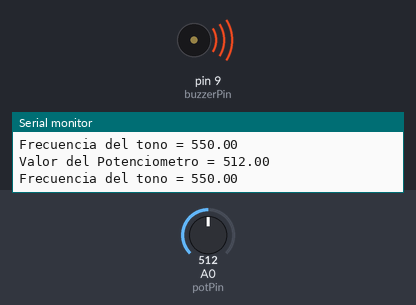
A sketch run on a simulated Arduino Uno, built with avr-gcc and run on an emulated ATmega328P. Shown: buzzer (waves = sounding), the last lines printed to the serial monitor. Inputs (shaded band) come from the test bench; at power-on: A0 (potPin) = 512.

Above: at 1.2 s.
1.3 s: A0 (potPin) set to 109
At 2.0 s:
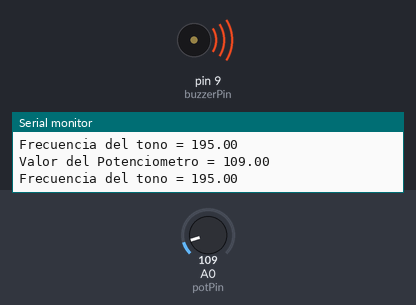
4.3 s: A0 (potPin) set to 95
At 5.1 s:
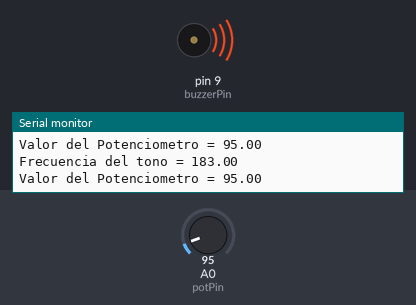
Timing chart, 0 to 7.3 s (numbered marks = the images above; inputs shaded):
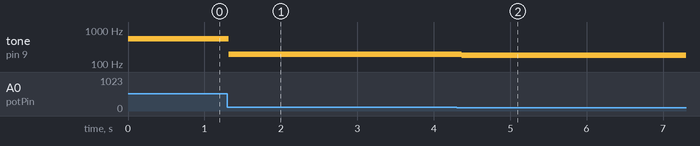

The sketch:

14_buzzer_tono_potenciometro.ino
```cpp
// Tono de un buzzer Potenciómetro

// Se controla el tono de un buzzer mediante la señal analógica de un potenciómetro y se muestra en el monitor serial

int buzzerPin = 9;  // Pin digital PWM conectado al buzzer
int potPin = A0;    // Pin analógico conectado al potenciómetro
float potValor = 0;   // Variable para almacenar el valor analógico del potenciómetro

void setup() {
  pinMode(buzzerPin, OUTPUT);   // Configurar el pin del buzzer como salida
  Serial.begin(9600); // Iniciar la comunicación serial para ver los datos en el monitor serial
}

void loop() {
  potValor = analogRead(potPin);  // Leer el valor analógico del potenciómetro (rango: 0-1023)
  float frecuencia = map(potValor, 0, 1023, 100, 1000);  // Mapear el valor del potenciómetro (0-1023) al rango de frecuencia del tono (100-1000 Hz)
  tone(buzzerPin, frecuencia);  // Generar un tono en el buzzer con la frecuencia calculada

  Serial.print("Valor del Potenciometro = "); // Imprimir un mensaje indicando que se está mostrando el valor del potenciómetro
  Serial.println(potValor); // Imprimir el valor analógico del potenciómetro, seguido de un salto de línea
  Serial.print("Frecuencia del tono = "); // Imprimir un mensaje indicando que se muestra el tono de la frecuencia emitida
  Serial.println(frecuencia);  // Imprimir el valor analógico de la frecuencia, seguido de un salto de línea

  delay(100); // Pequeña pausa para evitar lecturas demasiado rápidas
}
```

Measured:
- after the input at 1.3 s, tone on pin 9 (buzzerPin): 550 Hz → 195 Hz at once
- after the input at 4.3 s, tone on pin 9 (buzzerPin): 195 Hz → 183 Hz after 0.06 s
